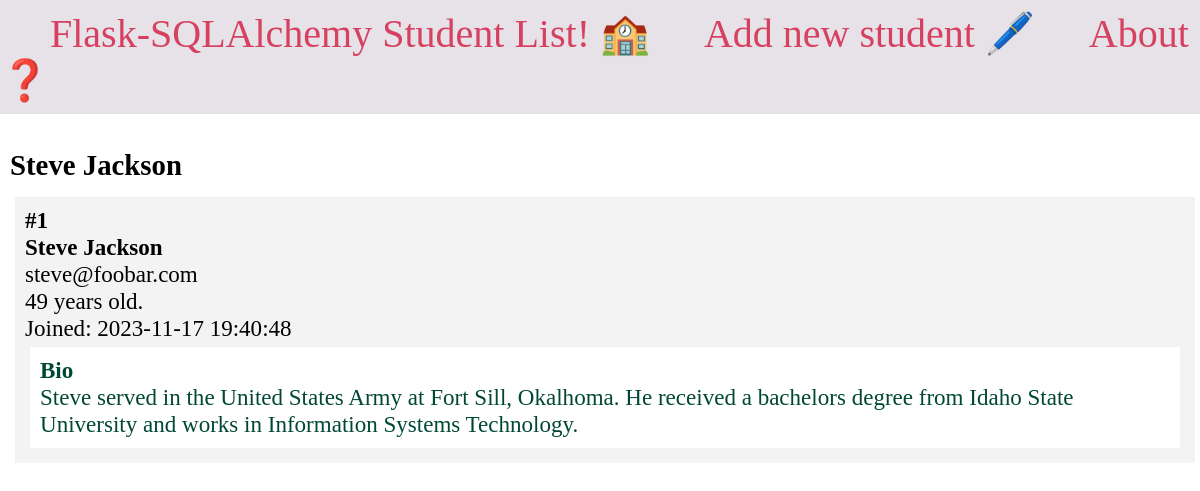
/1/, run on the app's committed database.
### app.py (models this page shows, shortened)
class Student(db.Model):
    id = db.Column(db.Integer, primary_key=True)
    firstname = db.Column(db.String(100), nullable=False)
    lastname = db.Column(db.String(100), nullable=False)
    email = db.Column(db.String(80), unique=True, nullable=False)
    age = db.Column(db.Integer)
    created_at = db.Column(db.DateTime(timezone=True), server_default=db.func.current_timestamp())
    bio = db.Column(db.Text)

### app.py (the view)
@app.route('/<int:student_id>/')
def student(student_id):
    student = Student.query.get_or_404(student_id)
    return render_template('student.html', student=student)

### templates/student.html (shortened to what this page needs)
<!DOCTYPE html>
<html lang="en">
<head>
    <link href="../static/css/style.css" type="text/css" rel="stylesheet">
</head>
<body>
    <nav>
        <a href="{{ url_for('index') }}">Flask-SQLAlchemy Student List! 🏫</a>
        <a href="{{ url_for('create') }}">Add new student 🖊️</a>
        <a href="{{ url_for('about') }}">About ❓</a>
    </nav>
    <main>
        <section class="content">
            <span class="title">
                <h1>{% block title %} {{ student.firstname }} {{ student.lastname }}{% endblock %}</h1>
            </span>
            <div class="content">
                    <div class="student">
                        <p><strong>#{{ student.id }}</strong></p>
                        <strong><p class="name">{{ student.firstname }} {{ student.lastname }}</p></strong>
                        <p>{{ student.email }}</p>
                        <p>{{ student.age }} years old.</p>
                        <p>Joined: {{ student.created_at }}</p>
                        <div class="bio">
                            <h4>Bio</h4>
                            <p>{{ student.bio }}</p>
                        </div>
                    </div>
            </div>
        </section>
    </main>
</body>
</html>

### static/css/style.css (style rules this page uses)
* { margin: 0; padding: 0; box-sizing: border-box; }
main { margin-top: 30px; }
.title { margin: 5px; }
.content { font-size: 1.2em; font-weight: 500; margin: 5px; width: 100%; display: flex; flex-direction: row; flex-wrap: wrap; }
.student { flex: 20%; padding: 10px; margin: 5px; background-color: #f3f3f3; inline-size: 100%; }
.bio { padding: 10px; margin: 5px; background-color: #ffffff; color: #004835; }
nav { background-color: rgb(231, 226, 231); padding-top: 10px; padding-bottom: 10px; }
nav a { color: #d64161; font-size: 2.5em; margin-left: 50px; text-decoration: none; }

### data on the page
Student: firstname "Steve", lastname "Jackson", id "1", email "steve@foobar.com", age "49", created_at "2023-11-17 19:40:48", bio "Steve served in the United States Army at Fort Sill, Okalhoma. He received a bachelors degree from Idaho State University and works in Information Systems Technology."
